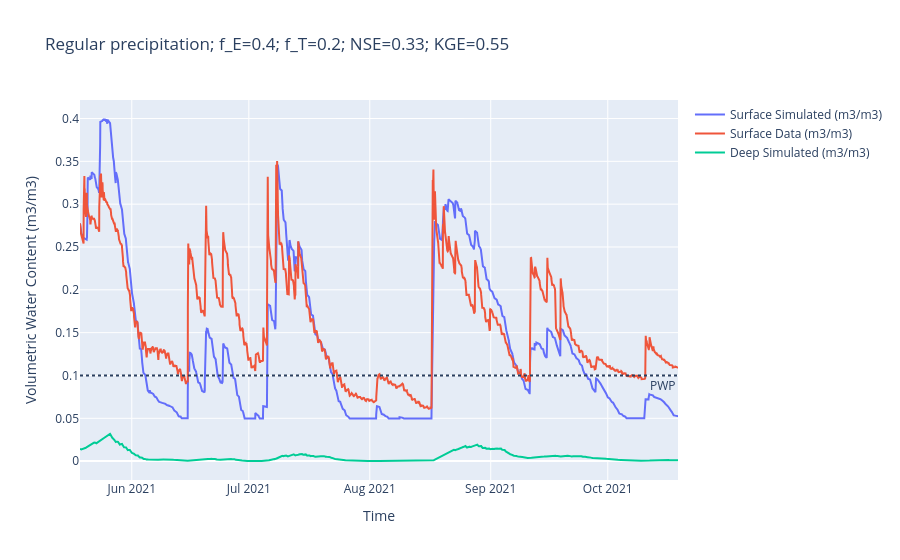

This figure's notebook cell:
### Code cell
for n in range(1,Nt):
    surface_fracture[n] = surface_fracture[n-1]
    deep_fracture[n] = deep_fracture[n-1]
    quickflow[n] = quickflow[n-1]
    
    ########################################################################################################################################################
    # INFLOW to Surface 
    # Law: fraction lost to quickflow and fraction into soil 
    # Running only this law will keep all the boxes constant except for the surface fracture which will grow with precipitation
    if precipitation[n] > 0:
        if surface_fracture[n] < sf_max:
            if surface_fracture[n]+precipitation[n] > sf_max: #esto evita ponding 
                X=1
            else: 
                X=x_qf
        else: 
            X=1
        q1[n] = precipitation[n]*X # quickflow loss 
        q2[n] = precipitation[n]*(1-X) #water input to surface fracture 
        surface_fracture[n] += q2[n]
        quickflow[n] += q1[n]
    ########################################################################################################################################################

    # OUTFLOW from Surface

    ########################################################################################################################################################
    # INFLOW to deep
    #Law: fraction infiltrated and adjusted based on deep fracture capacity
    # Running this and the previous law will keep all the boxes constant except for deep fracture that will grow and surface fracture will decrease with infiltration
    # with only these 2 boxes the system will saturate both boxes we need seepage and evaporation to keep the system in balance
    if (surface_fracture[n]>sf_min): 
        surface_fracture_copy = surface_fracture[n]  
        deep_fracture_copy = deep_fracture[n]  
        while True:
            q3_d = f_sd_d * (surface_fracture_copy - sf_min) #if it's percolation: percolation coefficient * dt * (surface_fracture_copy - sf_min)
            DF_d = deep_fracture_copy + q3_d
            if DF_d < df_max:
                f_sd = f_sd_d
                break  
            f_sd_d -= f_adjust  # If the condition is not met, decrease f_sd by amount
    else:
        f_sd=0 #no infiltration
    
    #Law: infiltration surface-deep
    q3[n] = f_sd *(surface_fracture[n]-sf_min) # height grad by multiplied by adjusted percolation coefficient [f_sd]=h-1
    deep_fracture[n] += q3[n]
    surface_fracture[n] -= q3[n]
    infiltration[n]=q3[n] #mm/h
   


    ########################################################################################################################################################
    # INFLOW to atmosphere 
    # Law: evaporation fractions surface-atmosphere
    # Running this additional to the previous laws will decrease the surface fracture through evaporation but the deep is still saturated cause there's no seepage
    if (surface_fracture[n]>sf_min): 
        if (precipitation[n]>0):
            q4[n] = 0
        else:
            q4[n] = (surface_fracture[n]/sf_max)*pet[n]*f_ev + (surface_fracture[n]/sf_max)*pet[n]*f_rwu_surface
        surface_fracture[n] -= q4[n]


    ########################################################################################################################################################

    # OUTFLOW from Deep

    ########################################################################################################################################################
    # Outflow out of sysem
    #Law: Seepage deep-quickflow
    if (deep_fracture[n]>df_min): 
        q5[n] = f_dqf*(deep_fracture[n]-df_min) 
    else:
        q5[n]=0

    quickflow[n] += q5[n]
    deep_fracture[n] -= q5[n]
    seepage[n]=q5[n]  #mm/h

    # INFLOW to atmosphere 
    # Law: tree uptake deep-atmosphere
    if (deep_fracture[n]>df_min) & (precipitation[n]==0): 
        q6[n] = (deep_fracture[n]/df_max)*pet[n]*f_rwu_deep 
        #q6[n]=0

        deep_fracture[n] -= q6[n]


    ########################################################################################################################################################
    # COPY TO NEXT TIMESTEP
    if n < (Nt-1):
        surface_fracture[n+1] = surface_fracture[n]
        deep_fracture[n+1] = deep_fracture[n]
        quickflow [n+1] = quickflow[n]


#Calculate Nash‐Sutcliffe efﬁciency (NSE)
#NSE=1-(sum((Qobs-Qsim)^2)/sum((Qobs-Qobs_mean)^2))

nse = 1-sum((np.array(sm_vwc_orig)-np.array([i/(surface_area*surface_depth*1000) for i in surface_fracture]))**2)/sum((np.array(sm_vwc_orig)-np.mean(sm_vwc_orig))**2)

#Calculate Kling-Gupta efﬁciency (KGE)
#KGE=1-(sqrt((rho-1)^2+(alpha-1)^2+(beta-1)^2))
#rho=correlation coefficient between simulated and observed values
#alpha= ratio of the mean of simulated to observed values
#beta= ratio of the standard deviation of simulated to observed values

kge = 1-np.sqrt((np.corrcoef(sm_vwc_orig,[i/(surface_area*surface_depth*1000) for i in surface_fracture])[0,1]-1)**2+(np.mean([i/(surface_area*surface_depth*1000) for i in surface_fracture])/np.mean(sm_vwc_orig)-1)**2+(np.std([i/(surface_area*surface_depth*1000) for i in surface_fracture])/np.std(sm_vwc_orig)-1)**2)



fig = go.Figure()
#stocks 
# fig.add_trace(go.Scatter(x=dates, y=[i for i in surface_fracture],
#                     mode='lines',
#                     name='Volume Surface (mm)-simulated'))

# ##from data directly 
# fig.add_trace(go.Scatter(x=dates, y=sm_orig, 
#                     name='Soil Moisture(mm)-data'))

# fig.add_trace(go.Scatter(x=dates, y=deep_fracture,
#                     mode='lines',
#                     name='Volume Deep (mm)'))


# fig.add_trace(go.Scatter(x=dates, y=[i for i in precipitation],
#                     name='Precipitation (mm h-1)-data'))

#change volume to volumetric water content
fig.add_trace(go.Scatter(x=dates, y=[i/(surface_area*surface_depth*1000) for i in surface_fracture],
                    mode='lines',
                    name='Surface Simulated (m3/m3)'))

fig.add_trace(go.Scatter(x=dates, y=sm_vwc_orig,
                    name='Surface Data (m3/m3)'))

fig.add_trace(go.Scatter(x=dates, y=[i/(surface_area*surface_depth*1000) for i in deep_fracture],
                    mode='lines',
                    name='Deep Simulated (m3/m3)'))

fig.add_hline(y=0.1, line_dash="dot",
              annotation_text="PWP", 
              annotation_position="bottom right")

fig.update_layout(title='Regular precipitation; f_E='+str(f_ev) + '; f_T='+str(f_rwu_surface)+'; NSE='+str(round(nse,2))+'; KGE='+str(round(kge,2)),xaxis_title='Time', yaxis_title='Volumetric Water Content (m3/m3)')

#calculate percent of surface simulated that is below wilting point
percent_below_wp = len([i for i in surface_fracture if i/(surface_area*surface_depth*1000)<0.1])/len(surface_fracture)
print(percent_below_wp)
fig.show()

### Figure 1 — Plotly figure (JSON) as saved in the notebook; plotly's stock layout.template omitted (floating-point values rounded to 4 significant figures; data arrays with more than 128 entries replaced by an {"elided": "..."} marker saying what was removed)
{"data": [{"mode": "lines", "name": "Surface Simulated (m3/m3)", "type": "scatter", "x": {"elided": "7358 str values"}, "y": {"elided": "7358 float values"}}, {"name": "Surface Data (m3/m3)", "type": "scatter", "x": {"elided": "7358 str values"}, "y": {"elided": "7358 float values"}}, {"mode": "lines", "name": "Deep Simulated (m3/m3)", "type": "scatter", "x": {"elided": "7358 str values"}, "y": {"elided": "7358 float values"}}], "layout": {"annotations": [{"showarrow": false, "text": "PWP", "x": 1, "xanchor": "right", "xref": "x domain", "y": 0.1, "yanchor": "top", "yref": "y"}], "shapes": [{"line": {"dash": "dot"}, "type": "line", "x0": 0, "x1": 1, "xref": "x domain", "y0": 0.1, "y1": 0.1, "yref": "y"}], "title": {"text": "Regular precipitation; f_E=0.4; f_T=0.2; NSE=0.33; KGE=0.55"}, "xaxis": {"title": {"text": "Time"}}, "yaxis": {"title": {"text": "Volumetric Water Content (m3/m3)"}}}}
